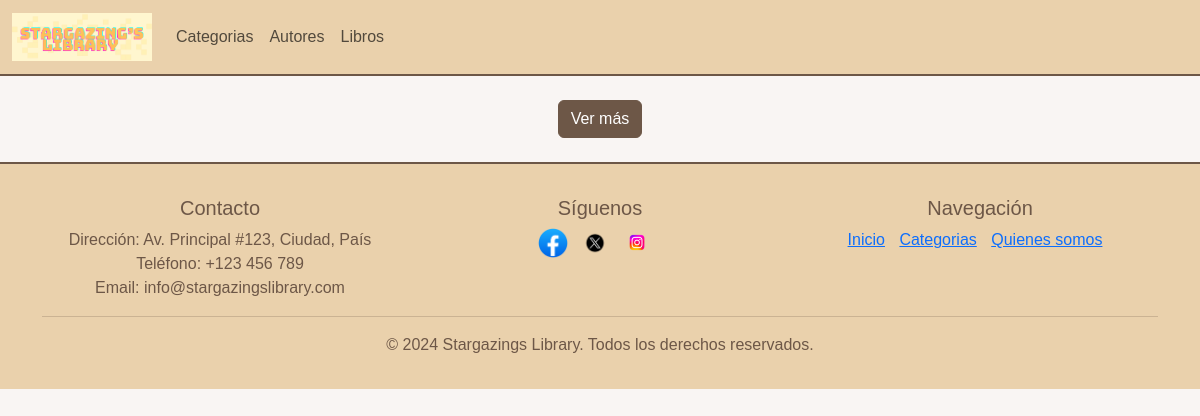
The page /autores/ on the database its author committed.
### projectLibrary/models.py (models this page shows, shortened)
class NavItem(models.Model):
    titulo_nav_item         = models.CharField(max_length=40)
    url_nav_item            = models.CharField(max_length=200)

### projectLibrary/views.py (the view)
# urls.py: path('autores/', views.autores, name="autores"),
def autores(request):
    NavItems = NavItem.objects.all()
    autores = Autor.objects.all()
    return render (request, 'projectLibrary/autores.html', {"NavItems":NavItems,"autores":autores})

### projectLibrary/templates/projectLibrary/autores.html (shortened to what this page needs)
<!DOCTYPE html>
<html lang="en">
<head>
    <link href="https://cdn.jsdelivr.net/npm/bootstrap@5.3.3/dist/css/bootstrap.min.css" rel="stylesheet">
    <link href="https://cdn.jsdelivr.net/npm/aos@2.3.4/dist/aos.css" rel="stylesheet">
</head>
<body>
    <nav class="navbar navbar-expand-lg">
        {% load static %}
        <div class="container-fluid">
            <a class="navbar-brand" href="{% url 'index' %}"><img src="{% static 'images/biblioteca-logo-final.png' %}" class="img-fluid" alt="Logo de Biblioteca" width="140"></a>
            <div class="collapse navbar-collapse" id="navbarNav">
                <ul class="navbar-nav">
                    {% for item in NavItems %}
                    <li class="nav-item">
                        <a class="nav-link" href="{{ item.url_nav_item }}">{{ item.titulo_nav_item }}</a>
                    </li>
                    {% endfor %}
                </ul>
            </div>
        </div>
    </nav>
    <br>
    <div class="container">
        <div class="row">
            <div class="col">
                <div id="verMasButton" class="text-center">
                    <button class="btn btn-primary" onclick="mostrarTabla()">Ver más</button>
                </div>
            </div>
        </div>
    </div>
    <br>
    <footer>
        <div class="container">
            <div class="row">
                <div class="col-md-4">
                    <h5>Contacto</h5>
                    <p>Dirección: Av. Principal #123, Ciudad, País</p>
                    <p>Teléfono: +123 456 789</p>
                    <p>Email: info@stargazingslibrary.com</p>
                </div>
                <div class="col-md-4">
                    <h5>Síguenos</h5>
                    <ul class="list-inline">
                        <li class="list-inline-item"><a href="#"><img src="{% static 'images/facebook-icon-free-png.webp' %}" alt="Facebook"></a></li>
                        <li class="list-inline-item"><a href="#"><img src="{% static 'images/twitter_x_new_logo_x.webp' %}" alt="Twitter"></a></li>
                        <li class="list-inline-item"><a href="#"><img src="{% static 'images/Instagram-Logo.png' %}" alt="Instagram"></a></li>
                    </ul>
                </div>
                <div class="col-md-4">
                    <h5>Navegación</h5>
                    <ul class="list-unstyled">
                        <li><a href="{% url 'index' %}">Inicio</a></li>
                        <li><a href="{% url 'categorias' %}">Categorias</a></li>
                        <li><a href="{% url 'quienes_somos' %}">Quienes somos</a></li>
                    </ul>
                </div>
            </div>
            <hr>
            <p class="text-center">&copy; 2024 Stargazings Library. Todos los derechos reservados.</p>
        </div>
    </footer>
</body>
</html>

### projectLibrary/templates/projectLibrary/autores.html (style rules this page uses)
body { background-color: #f9f5f3; font-family: 'Arial', sans-serif; color: #6d5747; }
.navbar { background-color: #ead1ac; border-bottom: 2px solid #6d5747; }
.navbar-brand img { width: 140px; height: auto; }
.btn-primary { background-color: #6d5747; border-color: #6d5747; }
footer { background-color: #ead1ac; border-top: 2px solid #6d5747; padding: 2rem 0; text-align: center; }
footer p { margin-bottom: 0; color: #6d5747; }
footer ul { padding-left: 0; list-style: none; }
footer ul li { display: inline-block; margin-right: 10px; }
footer ul li img { width: 30px; height: auto; }

### rows shown on the page
NavItem: titulo_nav_item "Categorias"
NavItem: titulo_nav_item "Autores"
NavItem: titulo_nav_item "Libros"
